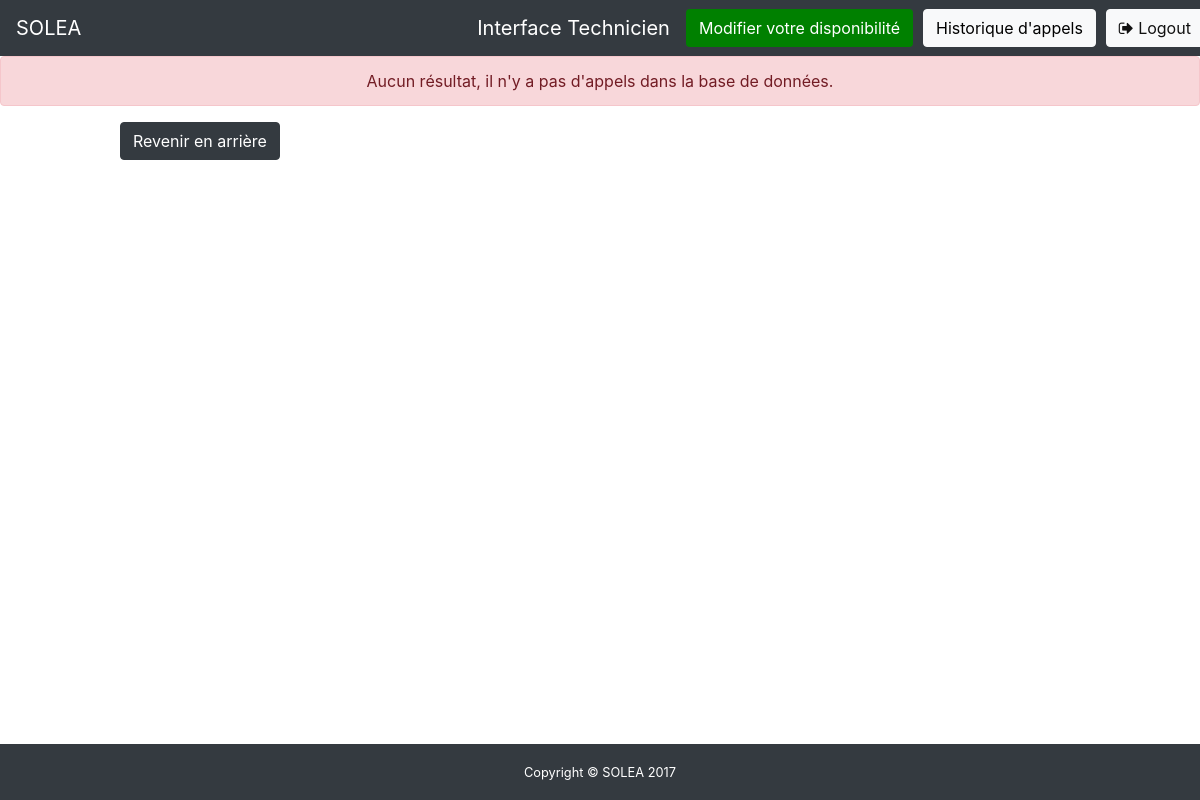
/appels.php (signed in), run on an earlier commit of the app's database.
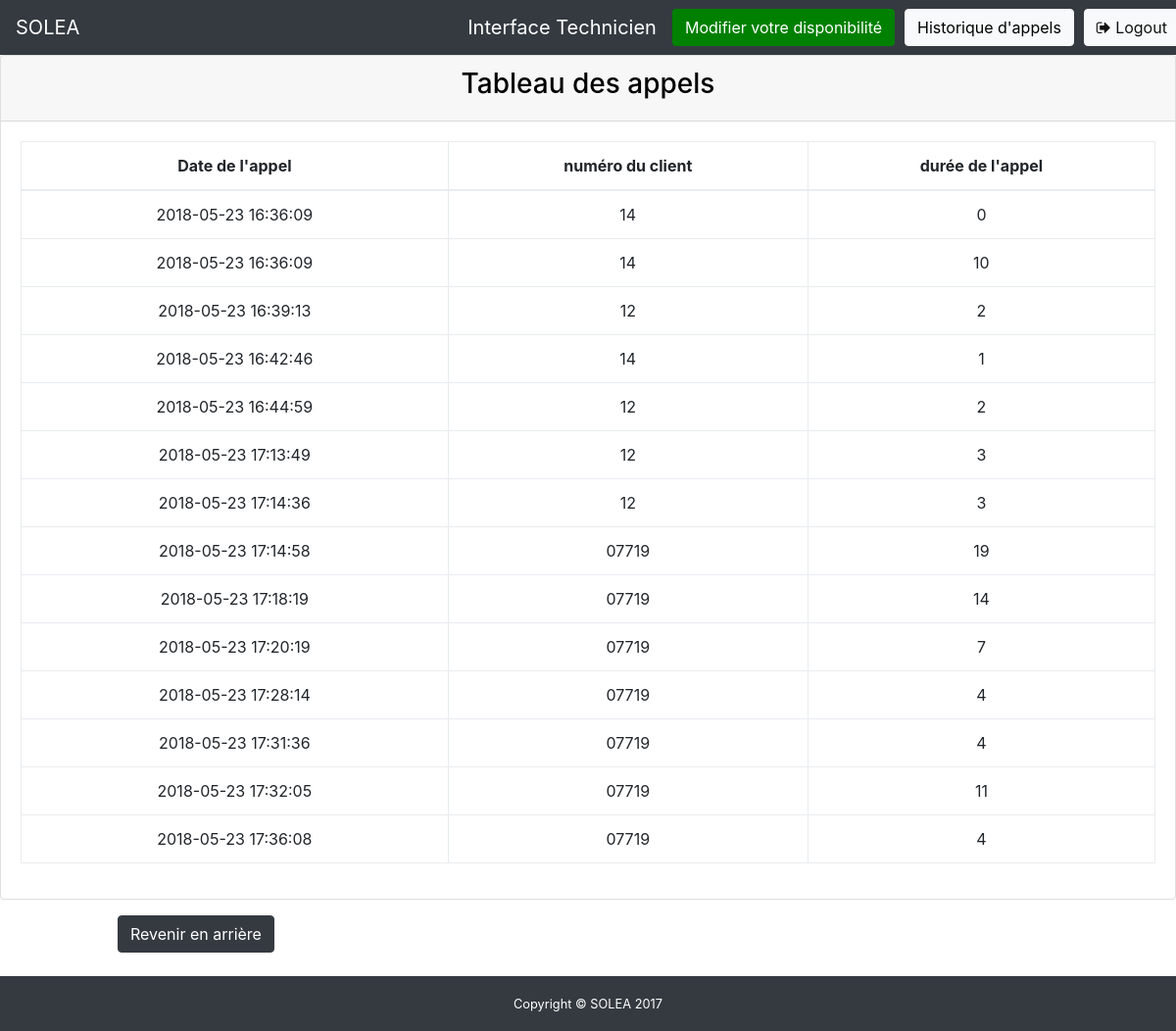
And on a later commit of the database.
### tables this page shows
CREATE TABLE `cdr` (
  `calldate` datetime NOT NULL DEFAULT '0000-00-00 00:00:00',
  `clid` varchar(80) NOT NULL DEFAULT '',
  `src` varchar(80) NOT NULL DEFAULT '',
  `dst` varchar(80) NOT NULL DEFAULT '',
  `dcontext` varchar(80) NOT NULL DEFAULT '',
  `channel` varchar(80) NOT NULL DEFAULT '',
  `dstchannel` varchar(80) NOT NULL DEFAULT '',
  `lastapp` varchar(80) NOT NULL DEFAULT '',
  `lastdata` varchar(80) NOT NULL DEFAULT '',
  `duration` int(11) NOT NULL DEFAULT '0',
  `billsec` int(11) NOT NULL DEFAULT '0',
  `disposition` varchar(45) NOT NULL DEFAULT '',
  `amaflags` int(11) NOT NULL DEFAULT '0',
  `accountcode` varchar(20) NOT NULL DEFAULT '',
  `uniqueid` varchar(32) NOT NULL DEFAULT '',
  `userfield` varchar(255) NOT NULL DEFAULT '',
  `peeraccount` varchar(20) NOT NULL DEFAULT '',
  `linkedid` varchar(32) NOT NULL DEFAULT '',
  `sequence` int(11) NOT NULL DEFAULT '0'
);

### appels.php (the view, shortened to what this page needs)
<?php
require 'pdo.php';
$bdd = new PDO('mysql:host=' . $PARAM_hote . ';dbname=' . $PARAM_nom_bd . ';charset=utf8', $PARAM_utilisateur, $PARAM_mot_passe);
include "include/head.php";
?>
<?php
$phones_historic_request = 'SELECT * FROM cdr';
$phones_historic = $bdd->query($phones_historic_request);
$num_rows = $phones_historic->rowCount();
if($num_rows==0){
	echo "	<div class='alert alert-danger' style='text-align:center;' role='alert'>
				Aucun résultat, il n'y a pas d'appels dans la base de données.
  			</div>";
}
else{
echo "  <div class='card mb-3'>
			<div class='card-header'>
				<h3 style='text-align:center; color:black;'>Tableau des appels</h1>
			</div>
			<div class='card-body'>
				<div class='table-responsive'>
					<table class='table table-bordered' id='dataTable' width='100%' cellspacing='0'  style='text-align:center;'>
						<thead>
							<tr>
								<th>Date de l'appel</th>
								<th>numéro du client</th>
								<th>durée de l'appel</th>
							</tr>
						</thead>
						<tbody>";
							while ($array_phones_historic = $phones_historic->fetch()) {
								?>
								<td><?php echo $array_phones_historic["calldate"] ?></td>
								<td><?php echo $array_phones_historic["dst"] ?></td>
								<td><?php echo $array_phones_historic["duration"] ?></td>
								<?php }?>
								</tbody>
					</table>
				</div>
			</div>
		</div>
<?php } ?>
				<div>
				<a href="technicien.php"><button type=button class="btn btn-dark" style="margin-left:10%;margin-bottom:2%;">Revenir en arrière</button></a>
				</div>
<?php
include "include/foot.php";
?>
</body>
</html>

What changed in the data, as far as the page shows it:
added cdr: calldate "2018-05-23 16:36:09", dst "14", duration "0"
added cdr: calldate "2018-05-23 16:36:09", dst "14", duration "10"
added cdr: calldate "2018-05-23 16:39:13", dst "12", duration "2"
added cdr: calldate "2018-05-23 16:42:46", dst "14", duration "1"
added cdr: calldate "2018-05-23 16:44:59", dst "12", duration "2"
added cdr: calldate "2018-05-23 17:13:49", dst "12", duration "3"
added cdr: calldate "2018-05-23 17:14:36", dst "12", duration "3"
added cdr: calldate "2018-05-23 17:14:58", dst "07719", duration "19"
added cdr: calldate "2018-05-23 17:18:19", dst "07719", duration "14"
added cdr: calldate "2018-05-23 17:20:19", dst "07719", duration "7"
added cdr: calldate "2018-05-23 17:28:14", dst "07719", duration "4"
added cdr: calldate "2018-05-23 17:31:36", dst "07719", duration "4"
added cdr: calldate "2018-05-23 17:32:05", dst "07719", duration "11"
added cdr: calldate "2018-05-23 17:36:08", dst "07719", duration "4"
Also different on the page:
text no longer shown: "Aucun résultat, il n'y a pas d'appels dans la base de données."
text now shown: "Tableau des appels Date de l'appel numéro du client durée de l'appel"
